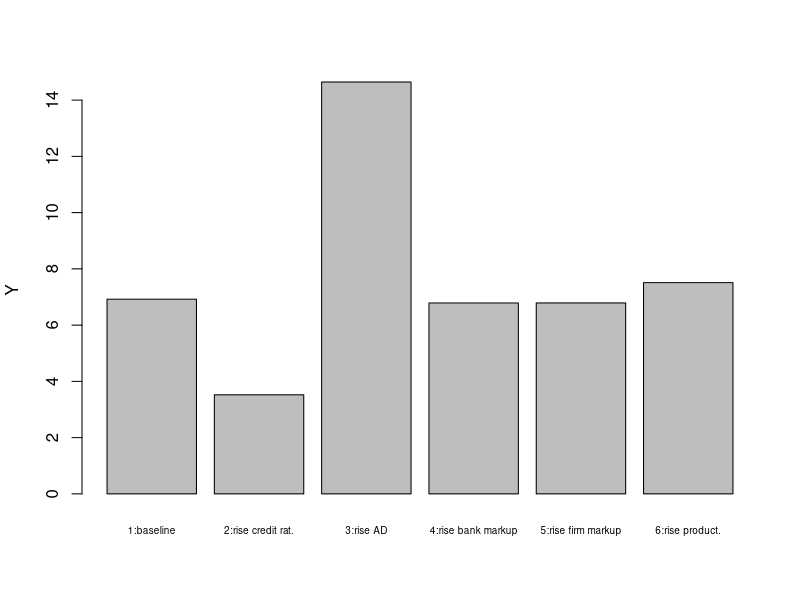
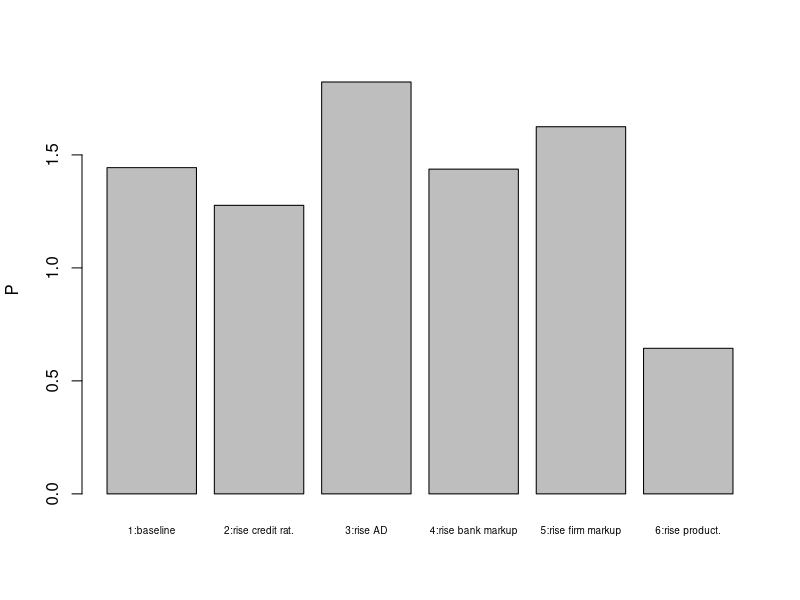
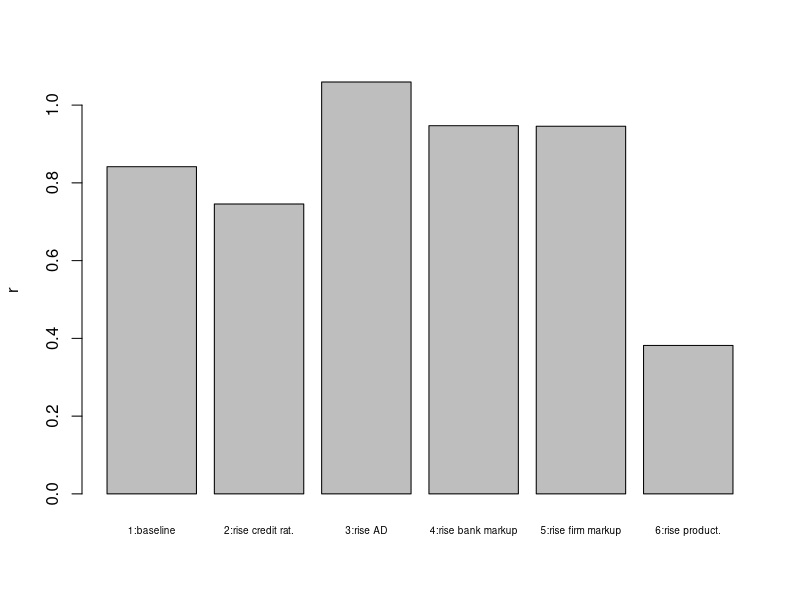
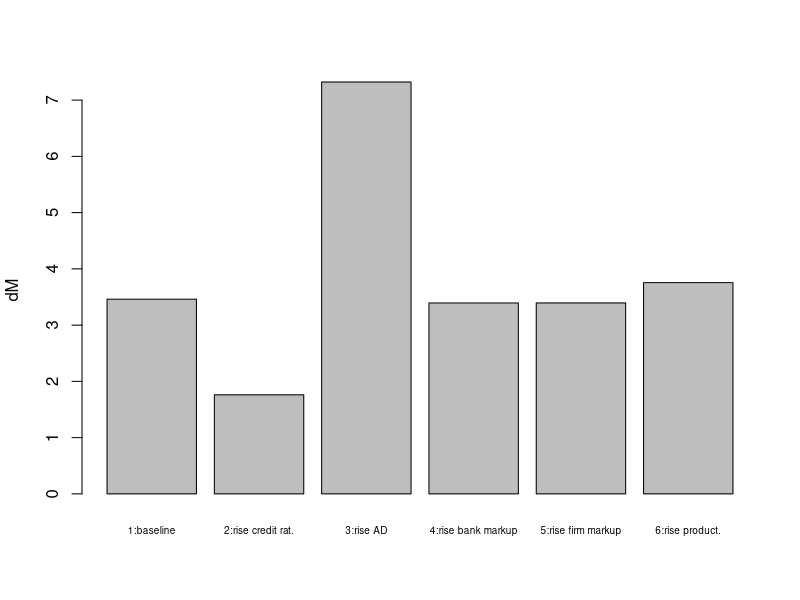
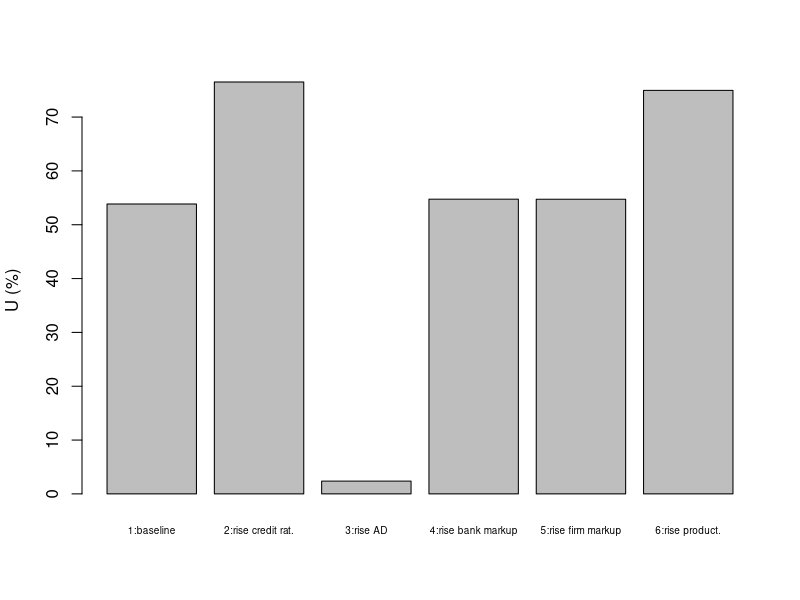
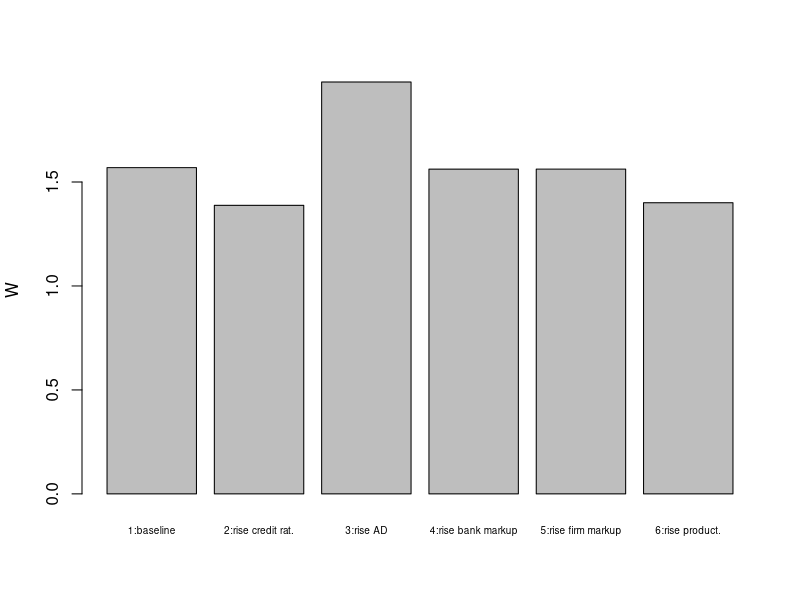
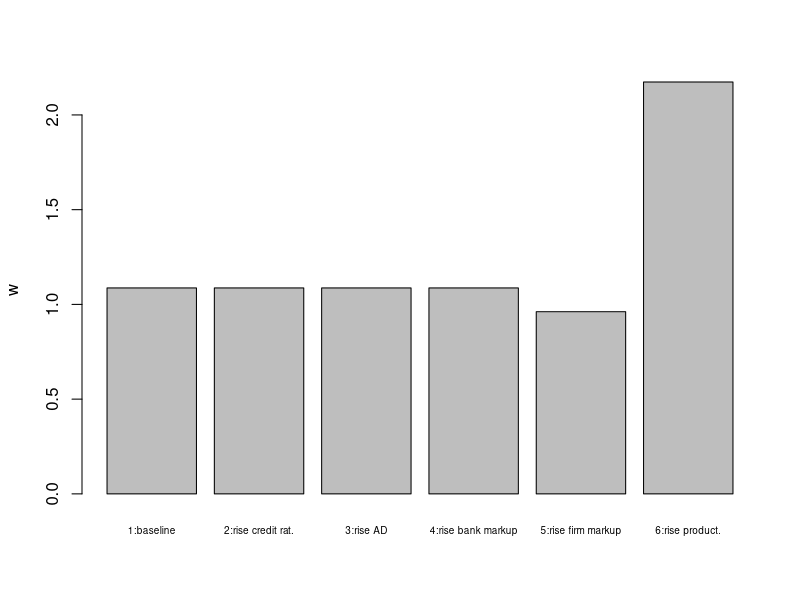
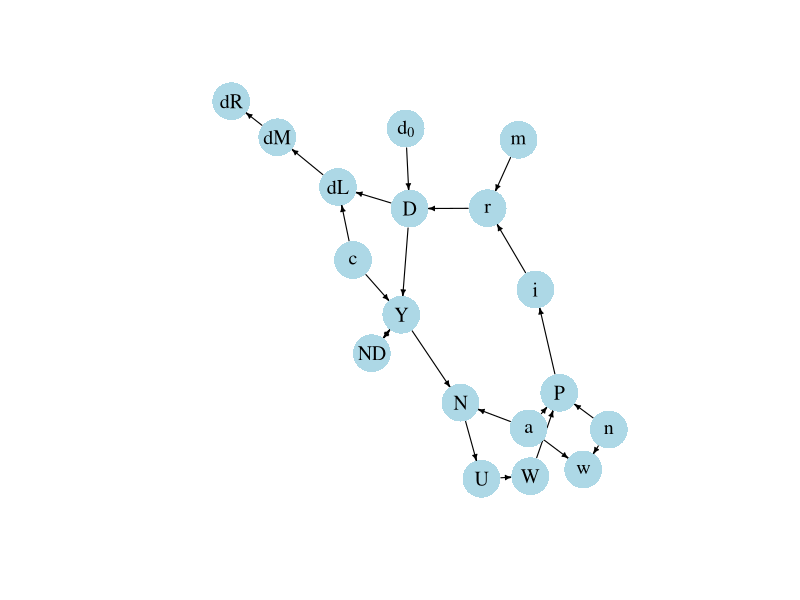

Write R code to recreate these figures, in order.
## ---- chunk 1

#Clear the environment
rm(list=ls(all=TRUE))

# Set number of scenarios (including baseline)
S=6

#Create vector in which equilibrium solutions from different parameterisations will be stored
Y_star=vector(length=S)  # income/output
D_star=vector(length=S)  # (notional) credit-financed aggregate demand
ND_star=vector(length=S) # income-financed aggregate demand
r_star=vector(length=S)  # lending rate
N_star=vector(length=S)  # employment
U_star=vector(length=S)  # unemployment
P_star=vector(length=S)  # price level
w_star=vector(length=S)  # real wage
W_star=vector(length=S)  # nominal wage
i_star=vector(length=S)  # central bank rate
dL_star=vector(length=S) # change in loans
dM_star=vector(length=S) # change in bank deposits 
dR_star=vector(length=S) # change in bank reserves

# Set exogenous variables that will be shifted
c=vector(length=S) # share of credit demand that is accommodated
d0=vector(length=S)# autonomous component of debt-financed aggregate demand
m=vector(length=S) # mark-up on lending rate
n=vector(length=S) # mark-up on prices
a=vector(length=S) # productivity

# Baseline parameterisation
c[]=0.8 
d0[]=5
m[]=0.15
n[]=0.15  
a[]=0.8 

## Construct scenarios

# scenario 2: increase in credit rationing
c[2]=0.4

# scenario 3: increase in autonomous demand
d0[3]=10

# scenario 4: increase in interest rate mark-up
m[4]=0.3

# scenario 5: increase in price mark-up
n[5]=0.3

# scenario 6: increase in productivity
a[6]=0.4


#Set constant parameter values
b=0.5   # propensity to spend out of income
d1=0.8  # sensitivity of demand with respect to the interest rate
i0=0.01 # discretionary component of central bank rate
i1=0.5  # sensitivity of central bank rate with respect to price level
Nf=12   # full employment/labour force
h=0.8   # sensitivity of nominal wage with respect to unemployment
k=0.3   # desired reserve ratio
W0=2    # exogenous component of nominal wage

# Initialise endogenous variables at some arbitrary positive value 
Y=1 
D=1
ND=1
r=1
N=1
U=1
P=1
w=1
W=1
i=1
dL=1
dM=1
dR=1

#Solve this system numerically through 1000 iterations based on the initialisation
for (j in 1:S){
  
  for (iterations in 1:1000){
    
    #Model equations
    
    # (1) Goods market
    Y = ND + c[j]*D
    
    # (2) Not-debt financed component of aggregate demand
    ND = b*Y
    
    # (3) Debt-financed component of aggregate demand
    D= d0[j] - d1*r
    
    # (4) Policy rate
    i = i0 + i1*P
    
    # (5) Lending rate
    r = (1+m[j])*i
    
    # (6) Change in loans
    dL = c[j]*D
    
    # (7) Change in deposits
    dM = dL
    
    # (8) Change in reserves
    dR = k*dM
    
    # (9) Price level
    P = (1+n[j])*a[j]*W
    
    # (10) Nominal wage
    W = W0 - h*(U)
    
    # (11) Real wage
    w = 1/((1+n[j])*a[j])
    
    # (12) Employment
    N = a[j]*Y
    
    # (13) Unemployment rate
    U = (Nf - N)/Nf
    
  }

  #Save results for different parameterisations in vector
  Y_star[j]=Y
  D_star[j]=D
  ND_star[j]=ND
  r_star[j]=r
  N_star[j]=N
  U_star[j]=U
  P_star[j]=P
  w_star[j]=w
  W_star[j]=W
  i_star[j]=i
  dL_star[j]=dL
  dM_star[j]=dM
  dR_star[j]=dR  
}

## ---- chunk 2
#| label: fig-output-pkmacro
#| fig-cap: Output

barplot(Y_star, ylab="Y", names.arg=c("1:baseline", "2:rise credit rat.", "3:rise AD",
                                      "4:rise bank markup","5:rise firm markup", "6:rise product."), cex.names = 0.6)

## ---- chunk 3
#| label: fig-price-level-pkmacro
#| fig-cap: Price level

barplot(P_star, ylab="P", names.arg=c("1:baseline", "2:rise credit rat.", "3:rise AD",
                                      "4:rise bank markup","5:rise firm markup", "6:rise product."), cex.names = 0.6)

## ---- chunk 4
#| label: fig-lending-rate-pkmacro
#| fig-cap: Lending rate

barplot(r_star, ylab="r", names.arg=c("1:baseline", "2:rise credit rat.", "3:rise AD",
                                      "4:rise bank markup","5:rise firm markup", "6:rise product."), cex.names = 0.6)

## ---- chunk 5
#| label: fig-money-pkmacro
#| fig-cap: Deposit money creation

barplot(dM_star, ylab="dM", names.arg=c("1:baseline", "2:rise credit rat.", "3:rise AD",
                                        "4:rise bank markup","5:rise firm markup", "6:rise product."), cex.names = 0.6)

## ---- chunk 6
#| label: fig-unemployment-pkmacro
#| fig-cap: Unemployment rate

barplot(U_star*100, ylab="U (%)", names.arg=c("1:baseline", "2:rise credit rat.", "3:rise AD",
                                              "4:rise bank markup","5:rise firm markup", "6:rise product."), cex.names = 0.6)

## ---- chunk 7
#| label: fig-nominal-wage-pkmacro
#| fig-cap: Nominal wage

barplot(W_star, ylab="W", names.arg=c("1:baseline", "2:rise credit rat.", "3:rise AD",
                                      "4:rise bank markup","5:rise firm markup", "6:rise product."), cex.names = 0.6)

## ---- chunk 8
#| label: fig-real-wage-pkmacro
#| fig-cap: Real wage

barplot(w_star, ylab="w", names.arg=c("1:baseline", "2:rise credit rat.", "3:rise AD",
                                      "4:rise bank markup","5:rise firm markup", "6:rise product."), cex.names = 0.6)

## ---- chunk 9
#| message: false
#| label: fig-dg-pkmacro
#| fig-cap: Directed graph of post-Keynesian endogenous money model

## Create directed graph 
# Construct auxiliary Jacobian matrix for 18 variables: 
# r, Y, ND, D, i, P, W, w, N, U, dl, dM, dR, d0, c, m, a, n 

M_mat=matrix(c(0,0,0,0,1,0,0,0,0,0,0,0,0,0,0,1,0,0,
               0,0,1,1,0,0,0,0,0,0,0,0,0,0,1,0,0,0,
               0,1,0,0,0,0,0,0,0,0,0,0,0,0,0,0,0,0,
               1,0,0,0,0,0,0,0,0,0,0,0,0,1,0,0,0,0,
               0,0,0,0,0,1,0,0,0,0,0,0,0,0,0,0,0,0,
               0,0,0,0,0,0,1,0,0,0,0,0,0,0,0,0,1,1,
               0,0,0,0,0,0,0,0,0,1,0,0,0,0,0,0,0,0,
               0,0,0,0,0,0,0,0,0,0,0,0,0,0,0,0,1,1,
               0,1,0,0,0,0,0,0,0,0,0,0,0,0,0,0,1,0,
               0,0,0,0,0,0,0,0,1,0,0,0,0,0,0,0,0,0,
               0,0,0,1,0,0,0,0,0,0,0,0,0,0,1,0,0,0,
               0,0,0,0,0,0,0,0,0,0,1,0,0,0,0,0,0,0,
               0,0,0,0,0,0,0,0,0,0,0,1,0,0,0,0,0,0,
               0,0,0,0,0,0,0,0,0,0,0,0,0,0,0,0,0,0,
               0,0,0,0,0,0,0,0,0,0,0,0,0,0,0,0,0,0,
               0,0,0,0,0,0,0,0,0,0,0,0,0,0,0,0,0,0,
               0,0,0,0,0,0,0,0,0,0,0,0,0,0,0,0,0,0,
               0,0,0,0,0,0,0,0,0,0,0,0,0,0,0,0,0,0), 18, 18, byrow=TRUE)

# Create adjacency matrix from transpose of auxiliary Jacobian 
A_mat=t(M_mat)

# Create directed graph from adjacency matrix
library(igraph)
dg= graph_from_adjacency_matrix(A_mat, mode="directed", weighted= NULL)

# Define node labels
V(dg)$name=c("r", "Y", "ND", "D", "i", "P", "W", "w", "N", "U", "dL", "dM", "dR", expression(d[0]), "c", "m", "a", "n")

# Plot directed graph
plot(dg, main="", vertex.size=20, vertex.color="lightblue", 
     vertex.label.color="black", edge.arrow.size=0.3, edge.width=1.1, edge.size=1.2,
     edge.arrow.width=1.2, edge.color="black", vertex.label.cex=1.2, 
     vertex.frame.color="NA", margin=-0.08)
